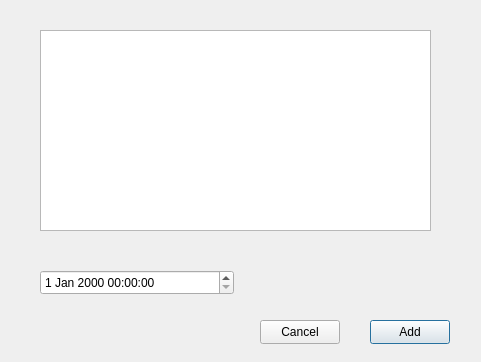
<?xml version="1.0" encoding="UTF-8"?>
<ui version="4.0">
 <class>AddMovieRoom</class>
 <widget class="QDialog" name="AddMovieRoom">
  <property name="geometry">
   <rect>
    <x>0</x>
    <y>0</y>
    <width>481</width>
    <height>362</height>
   </rect>
  </property>
  <property name="windowTitle">
   <string>Dialog</string>
  </property>
  <widget class="QTableWidget" name="tableWidget">
   <property name="geometry">
    <rect>
     <x>40</x>
     <y>30</y>
     <width>391</width>
     <height>201</height>
    </rect>
   </property>
  </widget>
  <widget class="QDateTimeEdit" name="dateTimeEdit">
   <property name="geometry">
    <rect>
     <x>40</x>
     <y>270</y>
     <width>194</width>
     <height>25</height>
    </rect>
   </property>
  </widget>
  <widget class="QPushButton" name="add">
   <property name="geometry">
    <rect>
     <x>370</x>
     <y>320</y>
     <width>80</width>
     <height>24</height>
    </rect>
   </property>
   <property name="text">
    <string>Add</string>
   </property>
  </widget>
  <widget class="QPushButton" name="cancel">
   <property name="geometry">
    <rect>
     <x>260</x>
     <y>320</y>
     <width>80</width>
     <height>24</height>
    </rect>
   </property>
   <property name="text">
    <string>Cancel</string>
   </property>
  </widget>
 </widget>
 <resources/>
 <connections/>
</ui>
